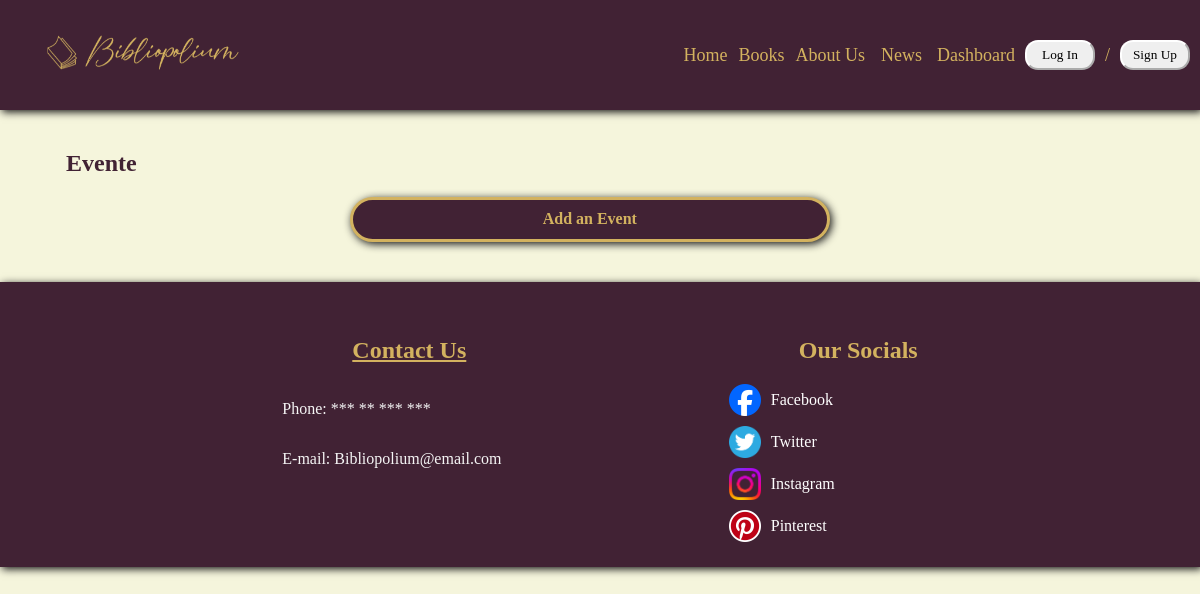
The page /News.php (signed in) on the database as committed earlier.
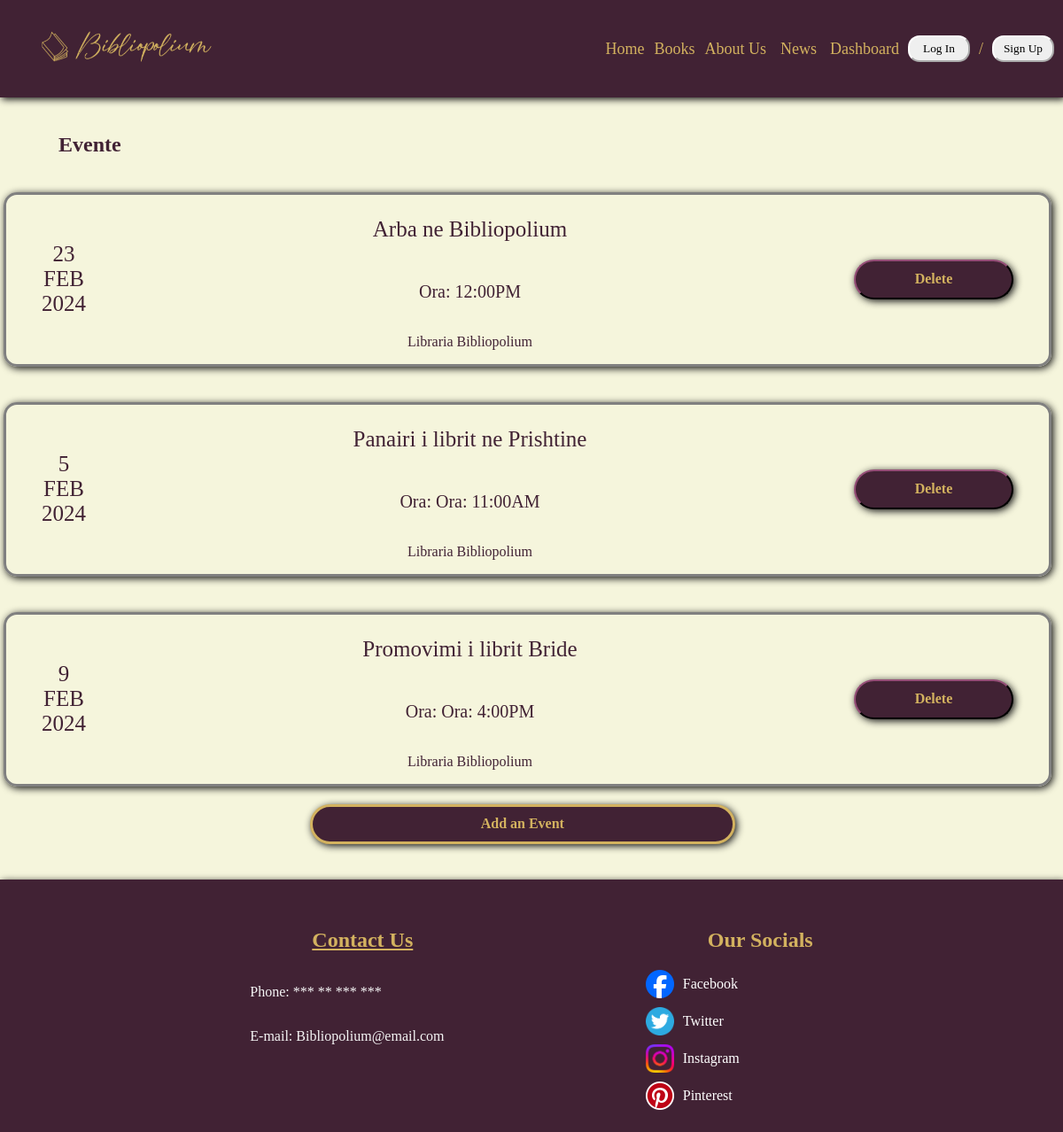
The same page on the database as committed later.
### tables this page shows
CREATE TABLE `news` (
  `Eventi` varchar(100) NOT NULL,
  `Dita` int(11) NOT NULL,
  `Muaji` varchar(20) NOT NULL,
  `Viti` int(11) NOT NULL,
  `Ora` varchar(30) NOT NULL,
  `AddedBy` varchar(30) NOT NULL
);

### NewsRepository.php (called while the page is built, shortened)
<?php
    class NewsRepository{
        private $connection;
        public function __construct(){
            $conn = new DatabaseConnection;
            $this->connection = $conn->startConnection();
        }
        public function getAllEventet(){
            $conn = $this->connection;
            $sql = "SELECT * FROM News";
            $statement = $conn->query($sql);
            $eventi = $statement->fetchAll(PDO::FETCH_ASSOC);
            return $eventi;
        }
    }
?>

### News.php (the view, shortened to what this page needs)
<?php
include_once('NewsRepository.php');
$newsRepo = new NewsRepository();
$events = $newsRepo->getAllEventet();
$hide="";
if(!isset($_SESSION['username'])){
    header("location:LogIn.php");
}
else{
    if($_SESSION['role'] == "admin"){
        $hide = "Dashboard";
    }
?>
<!DOCTYPE html>
<html lang="en">
<head>
    <link rel="stylesheet" href="News.css">
</head>
<body>
    <header class="h1" style="height: 90px;">
        <div class="logo">
            <img style="border-radius: 10px;" src="logoo.png" alt="logo" height="65px">
        </div>
        <ul>
            <li><a href="Home.php">Home</a></li>
            <li><a href="Books.php" class="book">Books</a></li>
            <li><a href="AboutUs.php">About Us</a></li>
            <li><a href="#top" class="news" style="margin-right: 5px;">News</a></li>
            <li><a href="Dashboard.php" class="dash"><?php echo $hide?></a></li>
            <button class="b"><a style="text-decoration: none; color: black;" href="LogIn.php">Log In</a></button>
            <li>/</li>
            <button class="b"><a style="text-decoration: none; color: black;" href="SignUp.php">Sign Up</a></button>
        </ul>
    </header>
    <main>
        <div class="news">
            <h2>Evente</h2>
            <?php foreach($events as $event){ ?>
                <div class="event">
                    <div class="info">
                        <div class="data" style="font-size: 25px;">
                            <p><?= $event['Dita'] ?></p>
                            <p><?= $event['Muaji'] ?></p>
                            <p style="margin-bottom: 25px;"><?= $event['Viti'] ?></p>
                        </div>
                        <div class="lajme">
                            <p class="eventi"><?= $event['Eventi'] ?></p>
                            <p class="ora">Ora: <?= $event['Ora'] ?></p>
                            <p class="libraria">Libraria Bibliopolium</p>
                        </div>
                        <?php if($_SESSION['role'] == 'admin'){ ?>
                            <form method="POST" action="DeleteEvent.php" style="display: inline;">
                                <button type="submit" onclick="return confirmDelete('<?php echo $event['Eventi']; ?>')" class="delete">Delete</button>
                            </form>
                        <?php } ?>
                    </div>
                </div>
            <?php } ?>
            <button class="add" style="border: solid; font-family: 'Times New Roman', Times, serif;<?php echo $_SESSION['role'] !== 'admin' ? 'display: none;' : ''; ?>" onclick="window.location.href='AddEvent.php'">Add an Event</button>
        </div>
        <footer>
            <div class="f">
                <div class="footerleft">
                    <h2><a style="color: rgb(211, 178, 95);" href="Kontakti.php">Contact Us</a></h2>
                    <p>Phone: *** ** *** ***</p>
                    <p>E-mail: Bibliopolium@email.com</p>
                </div>
                <div class="footerright">
                    <h2 style="color: rgb(211, 178, 95);">Our Socials</h2>
                    <a href="https://www.facebook.com/"><img style="margin-right: 10px;" src="facebook.png" alt="" width="32px" height="32px">Facebook</a>
                    <a href="https://www.twitter.com/"><img style="margin-right: 10px;" src="twitter.png" alt="" width="32px" height="32px">Twitter</a>
                    <a href="https://www.instagram.com/"><img style="margin-right: 10px;" src="instagram.png" alt="" width="32px" height="32px">Instagram</a>
                    <a href="https://www.pinterest.com/"><img style="margin-right: 10px;" src="pinterest.png" alt="" width="32px" height="32px">Pinterest</a>
                </div>
            </div>
        </footer>
    </main>
</html>
<?php
}
?>

Rows that differ between the two databases and show on the page:
added news: Dita "23", Muaji "FEB", Viti "2024", Eventi "Arba ne Bibliopolium", Ora "12:00PM"
added news: Dita "5", Muaji "FEB", Viti "2024", Eventi "Panairi i librit ne Prishtine", Ora "Ora: 11:00AM"
added news: Dita "9", Muaji "FEB", Viti "2024", Eventi "Promovimi i librit Bride", Ora "Ora: 4:00PM"
